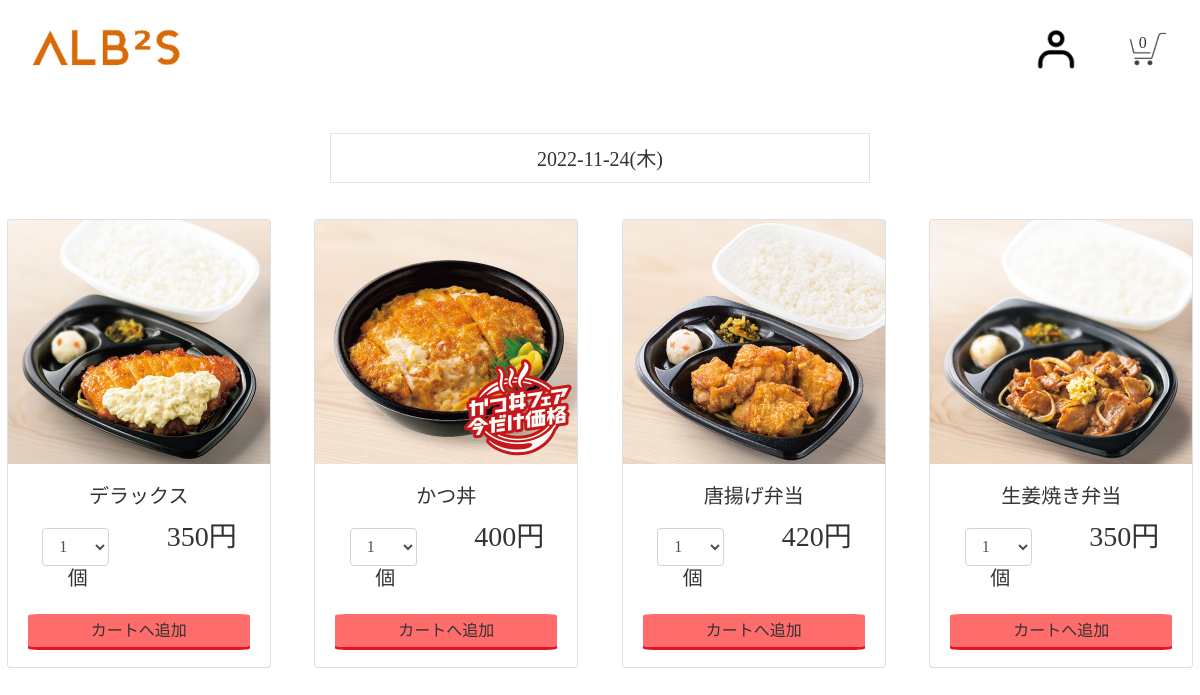
Screenshot of /reserve/top.php with the database file from the repository.
### tables this page shows
create table box_lunch (
  box_lunch_id int auto_increment primary key,
  trader_id int not null,
  box_lunch_name varchar (30) not null,
  price int not null,
  max_quantity int not null,
  box_image_pass varchar (100) not null
);

### reserve/top.php (the view, shortened to what this page needs)
<!DOCTYPE html>
<html lang="ja">
<head>
    <link rel="stylesheet" href="../css/stylesheet.css">
    <link rel="stylesheet" href="https://stackpath.bootstrapcdn.com/bootstrap/4.5.2/css/bootstrap.min.css">
</head>
<body>
    <?php require "header.php"; ?>
    <div class="day-manager">
        <div class="container day" style="width:45%; height:50px; background-color:#FFF; border:1px solid rgb(227,227,227);">
                <h5 class="text-center" style="line-height:50px;">
                    <?php
                        $pdo = new PDO('mysql:host=localhost;dbname=alb2s;charset=utf8','dteam','password');
                        $inc = 1;
                        while(true){
                            $next_book_day = date("Y-m-d",strtotime("+".$inc."day"));
                            $day_of_the_week = date('N', strtotime($next_book_day));
                            $not_day = [6,7];
                            $week_day = ["月","火","水","木","金"];
                            if(!in_array($day_of_the_week,$not_day)){
                                $jg = false;
                                if(!$jg){
                                    echo $next_book_day."(".$week_day[$day_of_the_week - 1].")";
                                    break;
                                }
                            }
                            $inc++;
                        }
                    ?>
                </h5>
        </div>
    </div>
    <div class="bento_manager">
        <?php
            $sql1 = $pdo -> query("select * from box_lunch");
        ?>
        <div class="row">
            <?php
                foreach($sql1 as $row1):
            ?>
            <div class="col-xl-3 col-lg-4 col-sm-6">
                <div class="card mb-3" style="width:95%; margin:0 auto;">
                    <img class="card-img-top" src="<?php echo "../img/menu_img/".$row1["box_image_pass"]; ?>" style="width:100%;">
                        <form action="cart-insert.php" method="POST">
                            <div class="card-body">
                                <h5 class="card-title text-center"><?php echo $row1["box_lunch_name"];?></h5>
                                <p class="card-text mb-1">
                                    <div class="row">
                                        <div class="col-6">
                                            <h5 class="text-center mt-2">
                                                <?php
                                                    $sql2 = $pdo -> prepare("select sum(quantity) as total from reservation where box_lunch_id = ? and receipt_date = ? and cart_flg = 1");
                                                    $sql2 -> execute([$row1["box_lunch_id"],$next_book_day]);
                                                    foreach($sql2 as $row2){
                                                        $total = $row2["total"];
                                                    }
                                                    if(empty($total)){
                                                        $x = 1; $n = $row1["max_quantity"];
                                                    }else{
                                                        if($total < $row1["max_quantity"]){
                                                            $x = 1; $n = $row1["max_quantity"] - $total;
                                                        }else{
                                                            $x = 0; $n = 0;
                                                        }
                                                    }
                                                    echo '<select class="form-control" name="quantity" style="width:70%;display:inline-block;">';
                                                    for($x ; $x <= $n ; $x++){
                                                        echo "<option value='{$x}'>{$x}</option>";
                                                    }
                                                    echo '</select>';
                                                ?>
                                                <p class="ml-1" style="display:inline;">個
                                            </h5>
                                        </div>
                                        <div class="col-6">
                                            <h3 class="text-center"><?php echo $row1["price"];;?>円</h3>
                                        </div>
                                    </div>
                                </p>
                                <?php if($n != 0):?>
                                    <input class="cart-btn" type="submit" value="カートへ追加" style="width:100%; border:none;">
                                <?php endif; ?>
                            </div>
                        </form>
                </div>
            </div>
            <?php endforeach;?>
        </div>
    </div>
</body>
</html>

### reserve/header.php (shortened to what this page needs)
<header class="sticky-top">
        <div class="container-fluid" style="background-color:#FFF;">
            <div id="header-row" class="row">
                <div class="col-lg-10 col-sm-8 col-7 d-flex align-items-center ml-3">
                    <a href="top.php" class="img-wrap1""><img class="img-fluid" src="../img/alb2s_logo.png"></a>
                </div>
                <div class="col-lg col-sm col d-flex align-items-center">
                    <a href="
                        <?php
                            if(isset($_SESSION["customer"])){
                                echo "index.php";
                            }else{
                                echo "login_booklist.php";
                            }
                        ?>
                    ">
                    <img class="img-fluid img-wrap2" src="../img/user_icon.png" >
                    </a>
                </div>
                <div class="co-lg col-sm col d-flex align-items-center">
                    <span id="cart_icon" style="display:block;">
                        <p>
                            <?php
                                if(isset($_SESSION["customer"])){
                                    $pdo_h = new PDO('mysql:host=localhost;dbname=alb2s;charset=utf8','dteam','password');
                                    $sql_h = $pdo_h -> prepare("select count(*) as cnt from reservation where customer_id = ? and receipt_date = ? and cart_flg = 0");
                                    $sql_h -> execute([$_SESSION["customer"]["customer_id"],$_SESSION["book_day"]]);
                                    foreach($sql_h as $row_h){
                                        if(isset($row_h["cnt"])){
                                            if($row_h["cnt"] == 0){
                                                echo 0;
                                            }else{
                                                echo $row_h["cnt"];
                                            }
                                        }else{
                                            echo "なし";
                                        }
                                    }
                                }else{
                                    if(isset($_SESSION["cart_temp"])){
                                        echo count($_SESSION["cart_temp"]);
                                    }else{
                                        echo 0;
                                    }
                                }
                            ?>
                        </p>
                        <a href="bo_conf.php">
                            <img class="img-fluid img-wrap2" src="../img/cart_icon.png">
                        </a>
                    </span>
                </div>
            </div>
        </div>
</header>

### css/stylesheet.css (style rules this page uses)
* { box-sizing:border-box; margin:0px; padding:0px; font-family:游ゴシック; color:#333; }
header img { display:inline-block; }
.img-wrap1 { border-radius:7%; padding:3% 0; }
.img-wrap2 { border-radius:15%; }
.day { margin:3% 0; }
.day h5 { line-height:60px; }
.cart-btn,.cart-ins-btn { height:33px; line-height:33px; background-color:rgba(255,72,72,0.8); box-shadow:0 3px rgba(231,18,29,1); border-radius:5%; cursor:pointer; text-align:center; color:#333; }
#cart_icon { position:relative; }
#cart_icon p { position: absolute; top: 28%; left: 38%; -ms-transform: translate(-40%,-30%); -webkit-transform: translate(-40%,-30%); transform: translate(-40%,-30%); }

### rows the page displays
box_lunch: box_image_pass (picture), box_lunch_name "デラックス", price "350"
box_lunch: box_image_pass (picture), box_lunch_name "かつ丼", price "400"
box_lunch: box_image_pass (picture), box_lunch_name "唐揚げ弁当", price "420"
box_lunch: box_image_pass (picture), box_lunch_name "生姜焼き弁当", price "350"

### other values shown
$next_book_day "2022-11-24"
$week_day[$day_of_the_week - 1] "木"
form field quantity "1"
